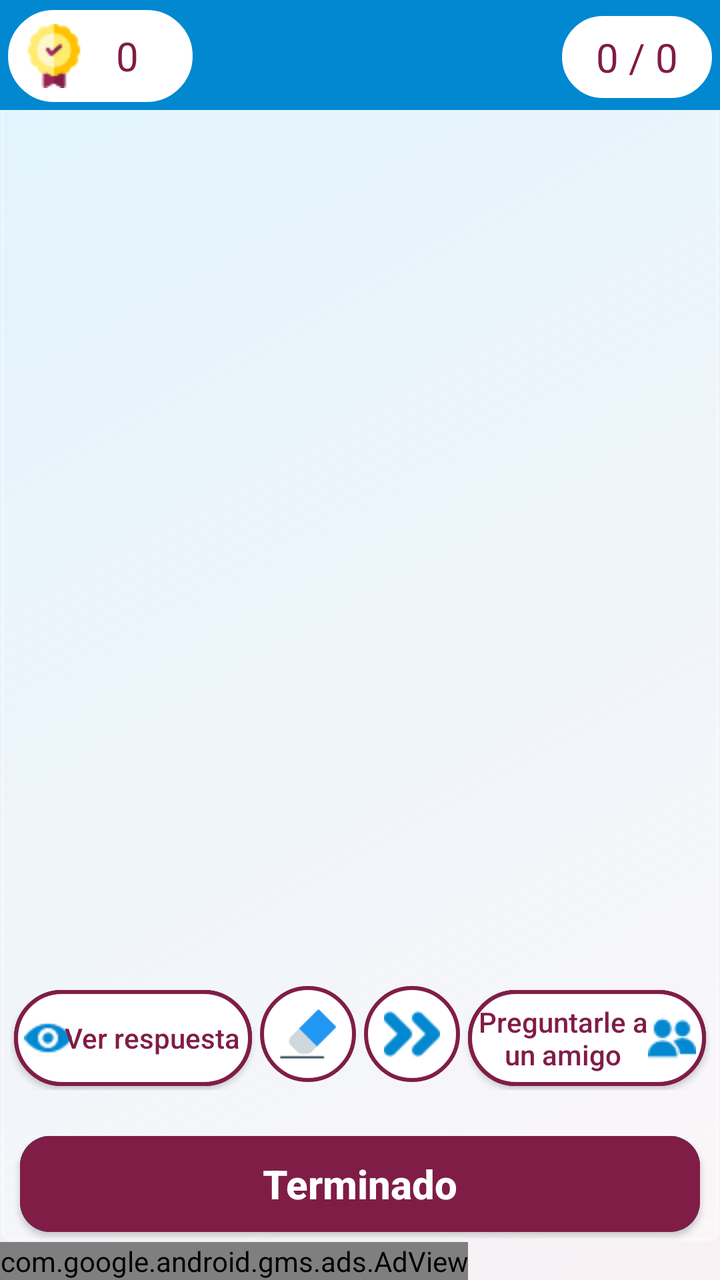
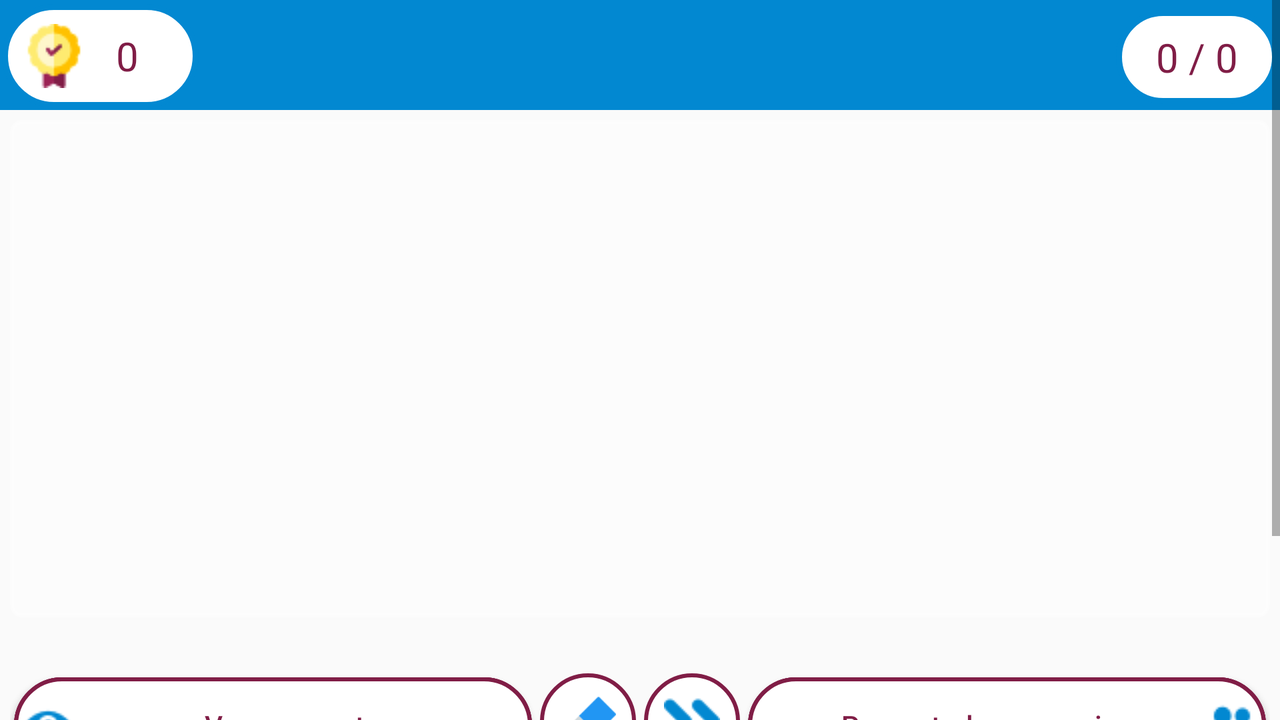

Two renders of one Android screen. The first uses the default layout on a phone; the second uses the alternative layout the repository ships for a different screen configuration, on a matching device. The two XML files are below.
<!-- AndroidManifest.xml: application theme AppTheme -->
<!-- res/layout/activity_main.xml -->
<?xml version="1.0" encoding="utf-8"?>
<LinearLayout xmlns:android="http://schemas.android.com/apk/res/android"
    xmlns:tools="http://schemas.android.com/tools"
    android:id="@+id/parent"
    android:layout_width="match_parent"
    android:layout_height="match_parent"
    android:background="@drawable/background"
    android:layoutDirection="ltr"
    android:orientation="vertical"

    tools:context=".MainActivity">


    <LinearLayout
        android:layout_width="match_parent"
        android:layout_height="0dp"
        android:layout_weight="1"
        android:background="@drawable/question_background"

        android:orientation="vertical">

        <RelativeLayout
            android:layout_width="match_parent"
            android:layout_height="55dp"
            android:layout_gravity="center_horizontal|center_vertical"
            android:background="@color/colorPrimary"
            android:gravity="center_horizontal|center_vertical"
            android:layoutDirection="rtl"
            android:orientation="horizontal">

            <TextView
                android:id="@+id/questionNumber"
                android:layout_width="wrap_content"
                android:layout_height="wrap_content"
                android:layout_alignParentStart="true"
                android:layout_alignParentRight="true"
                android:layout_centerVertical="true"
                android:layout_gravity="center_horizontal|center_vertical"
                android:layout_marginStart="1dp"
                android:layout_marginTop="1dp"
                android:layout_marginRight="1dp"
                android:background="@drawable/item_background"
                android:gravity="center_horizontal|center_vertical"
                android:paddingLeft="20dp"
                android:paddingTop="10dp"
                android:paddingRight="20dp"
                android:paddingBottom="10dp"
                android:text="0 / 0"
                android:textColor="@color/colorAccent"
                android:textSize="20sp"
                tools:ignore="RtlCompat" />

            <TextView
                android:id="@+id/level_number"
                android:layout_width="wrap_content"
                android:layout_height="wrap_content"
                android:layout_centerInParent="true"
                android:layout_gravity="center_horizontal|center_vertical"
                android:layout_marginStart="1dp"
                android:layout_marginTop="1dp"
                android:layout_marginRight="1dp"
                android:padding="10dp"
                android:textColor="@color/white"
                android:textSize="20sp"
                android:textStyle="bold"
                tools:ignore="RtlCompat" />

            <TextView
                android:id="@+id/score"
                android:layout_width="wrap_content"
                android:layout_height="wrap_content"
                android:layout_alignParentLeft="true"
                android:layout_alignParentEnd="true"
                android:layout_centerHorizontal="true"
                android:layout_gravity="center_horizontal|center_vertical"
                android:layout_marginLeft="1dp"
                android:layout_marginTop="1dp"
                android:layout_marginEnd="1dp"
                android:background="@drawable/item_background"
                android:drawableEnd="@drawable/score"
                android:drawablePadding="15dp"
                android:gravity="center_horizontal|center_vertical"
                android:paddingLeft="10dp"
                android:paddingTop="10dp"
                android:paddingRight="30dp"
                android:paddingBottom="10dp"
                android:text="0"
                android:textColor="@color/colorAccent"
                android:textSize="20sp"
                tools:ignore="RtlCompat" />

        </RelativeLayout>

        <LinearLayout
            android:layout_width="match_parent"
            android:layout_height="0dp"
            android:layout_gravity="center_vertical|center_horizontal"
            android:layout_weight="1"
            android:gravity="center_vertical|center_horizontal"
            android:orientation="vertical">

            <TextView
                android:id="@+id/questionText"
                android:layout_width="match_parent"
                android:layout_height="wrap_content"
                android:layout_gravity="center_vertical|center_horizontal"
                android:gravity="center_vertical|center_horizontal"
                android:paddingLeft="10dp"
                android:paddingTop="5dp"
                android:paddingRight="10dp"
                android:paddingBottom="5dp"
                android:scrollbars="vertical"
                android:textColor="@color/textColor2"
                android:textSize="25sp"
                android:textStyle="bold" />

            <ImageView
                android:id="@+id/questionImage"
                android:layout_width="match_parent"
                android:layout_height="wrap_content"
                android:layout_gravity="center_vertical|center_horizontal"
                android:layout_margin="2dp"
                android:gravity="center_vertical|center_horizontal"
                android:maxHeight="200dp"
                />
        </LinearLayout>

        <androidx.recyclerview.widget.RecyclerView
            android:id="@+id/answerGridview"
            android:layout_width="wrap_content"
            android:layout_height="wrap_content"
            android:layout_margin="5dp"
            android:columnWidth="40dp"
            android:horizontalSpacing="4dp"
            android:padding="4dp"
            android:layout_gravity="center"
            android:gravity="center"
            android:scrollbars="none"
            android:verticalSpacing="4dp" />

        <LinearLayout
            android:layout_width="match_parent"
            android:layout_height="wrap_content"
            android:layoutDirection="ltr"
            android:orientation="horizontal"
            android:padding="5dp">

            <Button
                android:id="@+id/reveal"
                android:layout_width="0dp"
                android:layout_height="match_parent"
                android:layout_margin="2dp"
                android:layout_weight="1"
                android:background="@drawable/border_background"
                android:drawableLeft="@drawable/reveal"
                android:drawablePadding="-5dp"
                android:padding="5dp"
                android:text="@string/show_answer"
                android:textAllCaps="false"
                android:textColor="@color/colorAccent" />

            <ImageButton
                android:id="@+id/reset"
                android:layout_width="48dp"
                android:layout_height="48dp"
                android:layout_gravity="center_horizontal"
                android:layout_margin="2dp"
                android:background="@drawable/reset_skip_background"
                android:padding="10dp"
                android:scaleType="centerInside"
                android:src="@drawable/reset" />

            <ImageButton
                android:id="@+id/skip"
                android:layout_width="48dp"
                android:layout_height="48dp"
                android:layout_gravity="center_horizontal"
                android:layout_margin="2dp"
                android:background="@drawable/reset_skip_background"
                android:padding="10dp"
                android:scaleType="centerInside"
                android:src="@drawable/skip" />


            <Button
                android:id="@+id/ask"
                android:layout_width="0dp"
                android:layout_height="match_parent"
                android:layout_margin="2dp"
                android:layout_weight="1"
                android:background="@drawable/border_background"
                android:drawableRight="@drawable/friends" android:padding="5dp"
                android:text="@string/askfriends"
                android:textAllCaps="false"
                android:textColor="@color/colorAccent" />
        </LinearLayout>














        <LinearLayout
            android:layout_width="match_parent"
            android:layout_height="wrap_content"
            android:layout_gravity="center"

            android:orientation="vertical">
            <androidx.recyclerview.widget.RecyclerView
                android:id="@+id/choicesGridview"
                android:layout_width="wrap_content"
                android:layout_height="wrap_content"
                android:layout_margin="5dp"
                android:columnWidth="40dp"
                android:padding="4dp"
                android:scrollbars="none"
                android:layout_gravity="center"
                android:gravity="center"

                />

    </LinearLayout>
        <Button
            android:id="@+id/done"
            android:layout_width="match_parent"
            android:layout_height="wrap_content"
            android:layout_marginLeft="10dp"
            android:layout_marginRight="10dp"
            android:layout_marginBottom="5dp"
            android:background="@drawable/pressed_no_corners"
            android:text="@string/done"
            android:textAllCaps="false"
            android:textColor="@color/white"
            android:textSize="20sp"
            android:textStyle="bold" />
    </LinearLayout>

    <com.google.android.gms.ads.AdView xmlns:ads="http://schemas.android.com/apk/res-auto"
        android:id="@+id/adView"
        android:layout_width="wrap_content"
        android:layout_height="wrap_content"
        android:layout_alignParentBottom="true"
        android:layout_centerHorizontal="true"
        ads:adSize="SMART_BANNER"
        ads:adUnitId="@string/admob_banner_unit_id" />
</LinearLayout>
<!-- resources referenced by this layout -->
<resources>
  <color name="colorAccent">#801d46</color>
  <color name="colorPrimary">#0288d1</color>
  <color name="textColor2">#01579b</color>
  <color name="white">#ffffff</color>
  <!-- drawable background (drawable) -->
  <?xml version="1.0" encoding="utf-8"?>
  <layer-list xmlns:android="http://schemas.android.com/apk/res/android">
      <item android:id="@android:id/progress">
          <shape android:shape="rectangle">
              <gradient
                  android:angle="135"
                  android:endColor="#90b3e5fc"
                  android:startColor="#20f8bbd0"
                  android:type="linear" />
          </shape>
      </item>
  </layer-list>
  <!-- drawable item_background (drawable) -->
  <?xml version="1.0" encoding="utf-8"?>
  <selector xmlns:android="http://schemas.android.com/apk/res/android"
      >
      <item>
          <shape android:shape="rectangle">
              <solid android:color="@color/white" />
              <corners android:radius="50dp"/>
              <stroke android:color="@color/colorPrimary" android:width="3dp"/>
  
              
  
  
          </shape>
      </item>
      <item android:state_pressed="true">
          <shape android:shape="rectangle">
              <solid android:color="@color/white" />
              <corners android:radius="50dp"/>
              <stroke android:color="@color/colorPrimary" android:width="3dp"/>
  
              
  
  
          </shape>
      </item>
      <item android:state_focused="true">
          <shape android:shape="rectangle">
              <solid android:color="@color/white" />
              <corners android:radius="50dp"/>
              <stroke android:color="@color/colorPrimary" android:width="3dp"/>
  
              
  
  
          </shape>
      </item>
  
  </selector>
  <!-- drawable pressed_no_corners (drawable) -->
  <?xml version="1.0" encoding="utf-8"?>
  <selector xmlns:android="http://schemas.android.com/apk/res/android"   >
      <item >
          <shape android:shape="rectangle"  >
              <corners android:radius="15dp" />
              <solid  android:color="@color/colorAccent" />
  
          </shape>
      </item>
      <item android:state_pressed="true" >
          <shape android:shape="rectangle"  >
              <corners android:radius="15dp" />
              <solid  android:color="@color/colorPrimary" />
  
          </shape>
      </item>
      <item android:state_focused="true">
          <shape android:shape="rectangle"  >
              <corners android:radius="15dp" />
              <solid android:color="@color/colorAccent"/>
  
          </shape>
      </item>
  
  </selector>
  <!-- drawable question_background (drawable) -->
  <?xml version="1.0" encoding="utf-8"?>
  <selector xmlns:android="http://schemas.android.com/apk/res/android">
      <item>
          <shape android:shape="rectangle">
              <corners android:radius="5dp" />
              <solid android:color="@color/transparent_white" />
              <stroke android:width="2dp" android:color="@color/transparent_white" />
  
          </shape>
      </item>
  </selector>
  <string name="admob_banner_unit_id">ca-app-pub-3940256099942544/6300978111</string>
  <string name="askfriends">Preguntarle a un amigo</string>
  <string name="done">Terminado</string>
  <string name="show_answer">Ver respuesta</string>
  <style name="AppTheme" parent="Theme.AppCompat.Light.DarkActionBar">
          
          <item name="colorPrimary">@color/colorPrimary</item>
          <item name="colorPrimaryDark">@color/colorPrimaryDark</item>
          <item name="colorAccent">@color/colorAccent</item>
  
      </style>
  <color name="light">#80d8ff</color>
  <color name="transparent_white">#50ffffff</color>
  <color name="colorPrimaryDark">#01579b</color>
</resources>
<!-- res/layout-land/activity_main.xml (the repository's variant of the layout above) -->
<!-- drawn on the phone turned sideways -->
<?xml version="1.0" encoding="utf-8"?>
<LinearLayout xmlns:android="http://schemas.android.com/apk/res/android"
    xmlns:tools="http://schemas.android.com/tools"
    android:id="@+id/parent"
    android:layout_width="match_parent"
    android:layout_height="match_parent"
    android:layoutDirection="ltr"
    android:orientation="vertical"
    tools:context=".MainActivity">

    <ScrollView
        android:layout_width="match_parent"
        android:layout_height="wrap_content">

        <LinearLayout
            android:layout_width="match_parent"
            android:layout_height="0dp"
            android:layout_weight="1"
            android:orientation="vertical">

            <RelativeLayout
                android:layout_width="match_parent"
                android:layout_height="55dp"
                android:layout_gravity="center_horizontal|center_vertical"
                android:background="@color/colorPrimary"
                android:gravity="center_horizontal|center_vertical"
                android:layoutDirection="rtl"
                android:orientation="horizontal">

                <TextView
                    android:id="@+id/questionNumber"
                    android:layout_width="wrap_content"
                    android:layout_height="wrap_content"
                    android:layout_alignParentStart="true"
                    android:layout_alignParentRight="true"
                    android:layout_centerVertical="true"
                    android:layout_gravity="center_horizontal|center_vertical"
                    android:layout_marginStart="1dp"
                    android:layout_marginTop="1dp"
                    android:layout_marginRight="1dp"
                    android:background="@drawable/item_background"
                    android:gravity="center_horizontal|center_vertical"
                    android:paddingLeft="20dp"
                    android:paddingTop="10dp"
                    android:paddingRight="20dp"
                    android:paddingBottom="10dp"
                    android:text="0 / 0"
                    android:textColor="@color/colorAccent"
                    android:textSize="20sp"
                    tools:ignore="RtlCompat" />

                <TextView
                    android:id="@+id/level_number"
                    android:layout_width="wrap_content"
                    android:layout_height="wrap_content"
                    android:layout_centerInParent="true"
                    android:layout_gravity="center_horizontal|center_vertical"
                    android:layout_marginStart="1dp"
                    android:layout_marginTop="1dp"
                    android:layout_marginRight="1dp"
                    android:padding="10dp"
                    android:textColor="@color/white"
                    android:textSize="20sp"
                    android:textStyle="bold"
                    tools:ignore="RtlCompat" />

                <TextView
                    android:id="@+id/score"
                    android:layout_width="wrap_content"
                    android:layout_height="wrap_content"
                    android:layout_alignParentLeft="true"
                    android:layout_alignParentEnd="true"
                    android:layout_centerHorizontal="true"
                    android:layout_gravity="center_horizontal|center_vertical"
                    android:layout_marginLeft="1dp"
                    android:layout_marginTop="1dp"
                    android:layout_marginEnd="1dp"
                    android:background="@drawable/item_background"
                    android:drawableEnd="@drawable/score"
                    android:drawablePadding="15dp"
                    android:gravity="center_horizontal|center_vertical"
                    android:paddingLeft="10dp"
                    android:paddingTop="10dp"
                    android:paddingRight="30dp"
                    android:paddingBottom="10dp"
                    android:text="0"
                    android:textColor="@color/colorAccent"
                    android:textSize="20sp"
                    tools:ignore="RtlCompat" />

            </RelativeLayout>

            <LinearLayout
                android:layout_width="match_parent"
                android:layout_height="0dp"
                android:layout_gravity="center_vertical|center_horizontal"
                android:layout_margin="5dp"
                android:layout_weight="1"
                android:background="@drawable/question_background"
                android:gravity="center_vertical|center_horizontal"
                android:orientation="vertical">

                <TextView
                    android:id="@+id/questionText"
                    android:layout_width="match_parent"
                    android:layout_height="wrap_content"
                    android:layout_gravity="center_vertical|center_horizontal"
                    android:gravity="center_vertical|center_horizontal"
                    android:paddingLeft="10dp"
                    android:paddingTop="5dp"
                    android:paddingRight="10dp"
                    android:paddingBottom="5dp"
                    android:scrollbars="vertical"
                    android:textColor="@color/textColor2"
                    android:textSize="25sp"
                    android:textStyle="bold" />

                <ImageView
                    android:id="@+id/questionImage"
                    android:layout_width="match_parent"
                    android:layout_height="wrap_content"
                    android:layout_gravity="center_vertical|center_horizontal"
                    android:layout_marginBottom="5dp"
                    android:gravity="center_vertical|center_horizontal"
                    android:maxHeight="200dp"
                    android:minHeight="200dp"/>
            </LinearLayout>

            <androidx.recyclerview.widget.RecyclerView
                android:id="@+id/answerGridview"
                android:layout_width="wrap_content"
                android:layout_height="wrap_content"
                android:layout_margin="5dp"
                android:columnWidth="40dp"
                android:horizontalSpacing="4dp"
                android:padding="4dp"
                android:scrollbars="none"

                android:layout_gravity="center"
                android:gravity="center"
                android:verticalSpacing="4dp" />

            <LinearLayout
                android:layout_width="match_parent"
                android:layout_height="wrap_content"
                android:layoutDirection="ltr"
                android:orientation="horizontal"
                android:padding="5dp">

                <Button
                    android:id="@+id/reveal"
                    android:layout_width="0dp"
                    android:layout_height="match_parent"
                    android:layout_margin="2dp"
                    android:layout_weight="1"
                    android:background="@drawable/border_background"
                    android:drawableLeft="@drawable/reveal"
                    android:drawablePadding="-5dp"
                    android:padding="5dp"
                    android:text="@string/show_answer"
                    android:textAllCaps="false"
                    android:textColor="@color/colorAccent" />

                <ImageButton
                    android:id="@+id/reset"
                    android:layout_width="48dp"
                    android:layout_height="48dp"
                    android:layout_gravity="center_horizontal"
                    android:layout_margin="2dp"
                    android:background="@drawable/reset_skip_background"
                    android:padding="10dp"
                    android:scaleType="centerInside"
                    android:src="@drawable/reset" />

                <ImageButton
                    android:id="@+id/skip"
                    android:layout_width="48dp"
                    android:layout_height="48dp"
                    android:layout_gravity="center_horizontal"
                    android:layout_margin="2dp"
                    android:background="@drawable/reset_skip_background"
                    android:padding="10dp"
                    android:scaleType="centerInside"
                    android:src="@drawable/skip" />


                <Button
                    android:id="@+id/ask"
                    android:layout_width="0dp"
                    android:layout_height="match_parent"
                    android:layout_margin="2dp"
                    android:layout_weight="1"
                    android:background="@drawable/border_background"
                    android:drawableRight="@drawable/friends"
                    android:drawablePadding="-5dp"
                    android:padding="5dp"
                    android:text="@string/askfriends"
                    android:textAllCaps="false"
                    android:textColor="@color/colorAccent" />
            </LinearLayout>













            <androidx.recyclerview.widget.RecyclerView
                android:id="@+id/choicesGridview"
                android:layout_width="wrap_content"
                android:layout_height="wrap_content"
                android:layout_margin="5dp"
                android:columnWidth="40dp"
                android:horizontalSpacing="4dp"
                android:numColumns="auto_fit"
                android:padding="4dp"
                android:scrollbars="none"
                android:stretchMode="columnWidth"

                android:layout_gravity="center"
                android:gravity="center"
                android:verticalSpacing="4dp" />

            <Button
                android:id="@+id/done"
                android:layout_width="match_parent"
                android:layout_height="wrap_content"
                android:layout_marginLeft="10dp"
                android:layout_marginRight="10dp"
                android:layout_marginBottom="5dp"
                android:background="@drawable/pressed_no_corners"
                android:text="@string/done"
                android:textAllCaps="false"
                android:textColor="@color/white"
                android:textSize="20sp"
                android:textStyle="bold" />
            <com.google.android.gms.ads.AdView xmlns:ads="http://schemas.android.com/apk/res-auto"
                android:id="@+id/adView"
                android:layout_width="wrap_content"
                android:layout_height="wrap_content"
                android:layout_alignParentBottom="true"
                android:layout_centerHorizontal="true"
                ads:adSize="SMART_BANNER"
                ads:adUnitId="@string/admob_banner_unit_id" />

        </LinearLayout>
    </ScrollView>

    </LinearLayout>
<!-- resources referenced by the variant -->
<!-- as the phone turned sideways resolves them -->
<resources>
  <color name="colorAccent">#801d46</color>
  <color name="colorPrimary">#0288d1</color>
  <color name="textColor2">#01579b</color>
  <color name="white">#ffffff</color>
  <!-- drawable item_background (drawable) -->
  <?xml version="1.0" encoding="utf-8"?>
  <selector xmlns:android="http://schemas.android.com/apk/res/android"
      >
      <item>
          <shape android:shape="rectangle">
              <solid android:color="@color/white" />
              <corners android:radius="50dp"/>
              <stroke android:color="@color/colorPrimary" android:width="3dp"/>
  
              
  
  
          </shape>
      </item>
      <item android:state_pressed="true">
          <shape android:shape="rectangle">
              <solid android:color="@color/white" />
              <corners android:radius="50dp"/>
              <stroke android:color="@color/colorPrimary" android:width="3dp"/>
  
              
  
  
          </shape>
      </item>
      <item android:state_focused="true">
          <shape android:shape="rectangle">
              <solid android:color="@color/white" />
              <corners android:radius="50dp"/>
              <stroke android:color="@color/colorPrimary" android:width="3dp"/>
  
              
  
  
          </shape>
      </item>
  
  </selector>
  <!-- drawable pressed_no_corners (drawable) -->
  <?xml version="1.0" encoding="utf-8"?>
  <selector xmlns:android="http://schemas.android.com/apk/res/android"   >
      <item >
          <shape android:shape="rectangle"  >
              <corners android:radius="15dp" />
              <solid  android:color="@color/colorAccent" />
  
          </shape>
      </item>
      <item android:state_pressed="true" >
          <shape android:shape="rectangle"  >
              <corners android:radius="15dp" />
              <solid  android:color="@color/colorPrimary" />
  
          </shape>
      </item>
      <item android:state_focused="true">
          <shape android:shape="rectangle"  >
              <corners android:radius="15dp" />
              <solid android:color="@color/colorAccent"/>
  
          </shape>
      </item>
  
  </selector>
  <!-- drawable question_background (drawable) -->
  <?xml version="1.0" encoding="utf-8"?>
  <selector xmlns:android="http://schemas.android.com/apk/res/android">
      <item>
          <shape android:shape="rectangle">
              <corners android:radius="5dp" />
              <solid android:color="@color/transparent_white" />
              <stroke android:width="2dp" android:color="@color/transparent_white" />
  
          </shape>
      </item>
  </selector>
  <string name="admob_banner_unit_id">ca-app-pub-3940256099942544/6300978111</string>
  <string name="askfriends">Preguntarle a un amigo</string>
  <string name="done">Terminado</string>
  <string name="show_answer">Ver respuesta</string>
  <style name="AppTheme" parent="Theme.AppCompat.Light.DarkActionBar">
          
          <item name="colorPrimary">@color/colorPrimary</item>
          <item name="colorPrimaryDark">@color/colorPrimaryDark</item>
          <item name="colorAccent">@color/colorAccent</item>
  
      </style>
  <color name="light">#80d8ff</color>
  <color name="transparent_white">#50ffffff</color>
  <color name="colorPrimaryDark">#01579b</color>
</resources>
